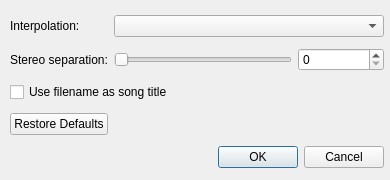
<?xml version="1.0" encoding="UTF-8"?>
<ui version="4.0">
 <class>SettingsDialog</class>
 <widget class="QDialog" name="SettingsDialog">
  <property name="geometry">
   <rect>
    <x>0</x>
    <y>0</y>
    <width>390</width>
    <height>180</height>
   </rect>
  </property>
  <property name="minimumSize">
   <size>
    <width>390</width>
    <height>180</height>
   </size>
  </property>
  <property name="maximumSize">
   <size>
    <width>390</width>
    <height>180</height>
   </size>
  </property>
  <property name="windowTitle">
   <string>OpenMPT Plugin Settings</string>
  </property>
  <widget class="QWidget" name="layoutWidget">
   <property name="geometry">
    <rect>
     <x>10</x>
     <y>10</y>
     <width>374</width>
     <height>167</height>
    </rect>
   </property>
   <layout class="QGridLayout" name="gridLayout">
    <item row="0" column="0">
     <widget class="QLabel" name="label">
      <property name="text">
       <string>Interpolation:</string>
      </property>
     </widget>
    </item>
    <item row="0" column="1" colspan="3">
     <widget class="QComboBox" name="interpolate_combo"/>
    </item>
    <item row="1" column="0">
     <widget class="QLabel" name="label_2">
      <property name="text">
       <string>Stereo separation:</string>
      </property>
     </widget>
    </item>
    <item row="1" column="1" colspan="2">
     <widget class="QSlider" name="stereo_separation">
      <property name="minimum">
       <number>0</number>
      </property>
      <property name="maximum">
       <number>200</number>
      </property>
      <property name="orientation">
       <enum>Qt::Horizontal</enum>
      </property>
     </widget>
    </item>
    <item row="1" column="3">
     <widget class="QSpinBox" name="stereo_separation_spin">
      <property name="maximum">
       <number>200</number>
      </property>
     </widget>
    </item>
    <item row="2" column="0" colspan="2">
     <widget class="QCheckBox" name="use_filename">
      <property name="focusPolicy">
       <enum>Qt::NoFocus</enum>
      </property>
      <property name="text">
       <string>Use filename as song title</string>
      </property>
     </widget>
    </item>
    <item row="3" column="0">
     <widget class="QPushButton" name="defaults_button">
      <property name="focusPolicy">
       <enum>Qt::NoFocus</enum>
      </property>
      <property name="text">
       <string>Restore Defaults</string>
      </property>
     </widget>
    </item>
    <item row="4" column="2" colspan="2">
     <widget class="QDialogButtonBox" name="buttonBox">
      <property name="orientation">
       <enum>Qt::Horizontal</enum>
      </property>
      <property name="standardButtons">
       <set>QDialogButtonBox::Cancel|QDialogButtonBox::Ok</set>
      </property>
     </widget>
    </item>
   </layout>
  </widget>
 </widget>
 <resources/>
 <connections>
  <connection>
   <sender>buttonBox</sender>
   <signal>accepted()</signal>
   <receiver>SettingsDialog</receiver>
   <slot>accept()</slot>
   <hints>
    <hint type="sourcelabel">
     <x>248</x>
     <y>151</y>
    </hint>
    <hint type="destinationlabel">
     <x>157</x>
     <y>179</y>
    </hint>
   </hints>
  </connection>
  <connection>
   <sender>buttonBox</sender>
   <signal>rejected()</signal>
   <receiver>SettingsDialog</receiver>
   <slot>reject()</slot>
   <hints>
    <hint type="sourcelabel">
     <x>316</x>
     <y>151</y>
    </hint>
    <hint type="destinationlabel">
     <x>286</x>
     <y>179</y>
    </hint>
   </hints>
  </connection>
  <connection>
   <sender>stereo_separation</sender>
   <signal>valueChanged(int)</signal>
   <receiver>stereo_separation_spin</receiver>
   <slot>setValue(int)</slot>
   <hints>
    <hint type="sourcelabel">
     <x>286</x>
     <y>63</y>
    </hint>
    <hint type="destinationlabel">
     <x>340</x>
     <y>65</y>
    </hint>
   </hints>
  </connection>
  <connection>
   <sender>stereo_separation_spin</sender>
   <signal>valueChanged(int)</signal>
   <receiver>stereo_separation</receiver>
   <slot>setValue(int)</slot>
   <hints>
    <hint type="sourcelabel">
     <x>340</x>
     <y>65</y>
    </hint>
    <hint type="destinationlabel">
     <x>286</x>
     <y>63</y>
    </hint>
   </hints>
  </connection>
  <connection>
   <sender>defaults_button</sender>
   <signal>clicked()</signal>
   <receiver>SettingsDialog</receiver>
   <slot>restoreDefaults()</slot>
   <hints>
    <hint type="sourcelabel">
     <x>72</x>
     <y>111</y>
    </hint>
    <hint type="destinationlabel">
     <x>43</x>
     <y>147</y>
    </hint>
   </hints>
  </connection>
 </connections>
 <slots>
  <slot>restoreDefaults()</slot>
 </slots>
</ui>
